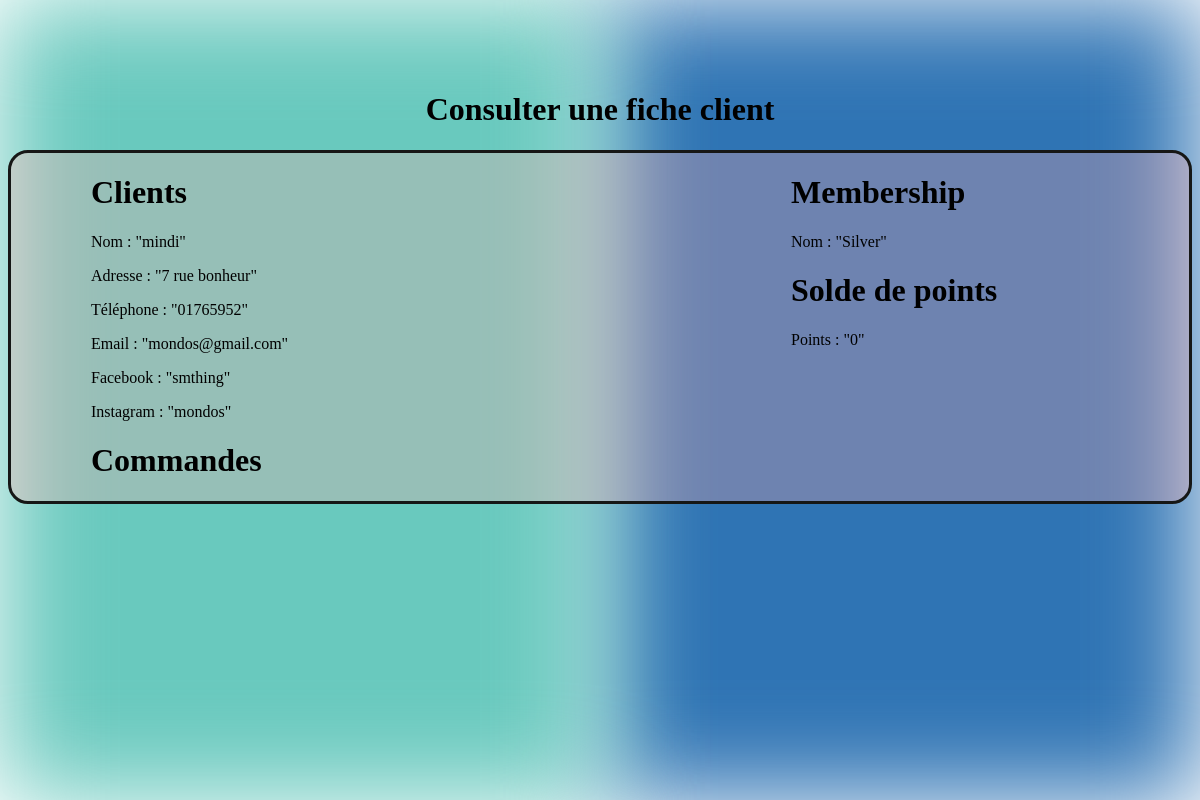
/index.php?action=consulter_fiche_client&id_client=12, run on an earlier commit of the app's database.
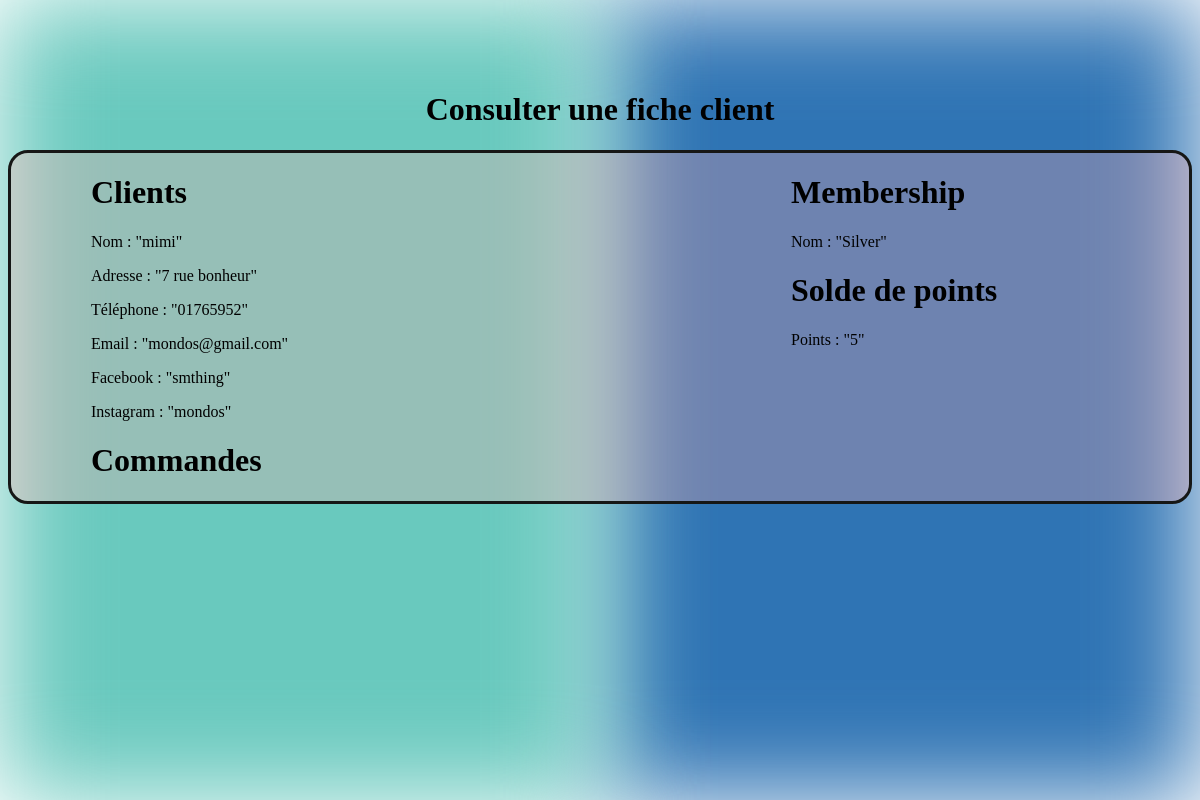
And on a later commit of the database.
### tables this page shows
CREATE TABLE IF NOT EXISTS `client` (
  `id_client` int(11) NOT NULL AUTO_INCREMENT,
  `nom` varchar(255) NOT NULL,
  `adresse` varchar(255) DEFAULT NULL,
  `facebook` varchar(255) DEFAULT NULL,
  `instagram` varchar(255) DEFAULT NULL,
  `email` varchar(255) DEFAULT NULL,
  `telephone` varchar(255) DEFAULT NULL,
  `id_membership` int(11) NOT NULL,
  PRIMARY KEY (`id_client`)
);

CREATE TABLE IF NOT EXISTS `membership` (
  `id_membership` int(11) NOT NULL AUTO_INCREMENT,
  `nom_membership` varchar(255) NOT NULL,
  `solde_min` int(11) NOT NULL,
  `solde_max` int(11) DEFAULT NULL,
  PRIMARY KEY (`id_membership`)
);

CREATE TABLE IF NOT EXISTS `solde_de_points` (
  `id_solde` int(11) NOT NULL AUTO_INCREMENT,
  `nombre_points` int(11) NOT NULL,
  `date_expiration` date DEFAULT NULL,
  PRIMARY KEY (`id_solde`)
);

### src/controllers/client/consulter_fiche_client.php (called while the page is built, shortened)
<?php
require_once('src/lib/database.php');
require_once('src/model/client.php');
class ConsulterFicheClient
{
    public function execute(int $id_client)
    {
        $connection = new DatabaseConnection();
        $clientRepository = new ClientRepository();
        $clientRepository->connection = $connection;
        $client = $clientRepository->getClientById($id_client);
        $membership = $clientRepository->getMembershipClient($id_client);
        $solde = $clientRepository->getPointsClient($id_client);
        require('templates/client/consulter_fiche_client.php');
    }
}

### src/lib/database.php (called while the page is built)
<?php
class DatabaseConnection
{
    public ?\PDO $database = null;
    public function getConnection(): \PDO
    {
        if ($this->database === null) {
            $this->database = new \PDO('mysql:host=localhost;dbname=conciergerie;charset=utf8', 'root', '');
        }
        return $this->database;
    }
}

### src/model/client.php (called while the page is built, shortened)
<?php
require_once('src/lib/database.php');
class ClientRepository
{
    public DatabaseConnection $connection;
    public function getClientById(int $id_client): Client {
        $statement = $this->connection->getConnection()->prepare(
            "SELECT * FROM client WHERE id_client = ?"
        );
        $statement->execute([$id_client]);
        $row = $statement->fetch();
        $client = new Client();
        $client->id_client = $row['id_client'];
        $client->nom = $row['nom'];
        $client->adresse = $row['adresse'];
        $client->email = $row['email'];
        $client->telephone = $row['telephone'];
        $client->facebook = $row['facebook'];
        $client->instagram = $row['instagram'];
        $client->id_membership = $row['id_membership'];
        return $client;
    }
    public function getMembershipClient(int $id_client) : String
    {
        $statement = $this->connection->getConnection()->prepare(
            "SELECT nom_membership FROM membership join client on client.id_membership = membership.id_membership WHERE id_client = ?"
        );
        $statement->execute([$id_client]);
        $row = $statement->fetch();
        return $row['nom_membership'];
    }
    public function getPointsClient(int $id_client) : int
    {
        $statement = $this->connection->getConnection()->prepare(
            "SELECT nombre_points FROM solde_de_points join client_solde on client_solde.id_solde = solde_de_points.id_solde WHERE id_client = ?"
        );
        $statement->execute([$id_client]);
        $row = $statement->fetch();
        return $row['nombre_points'];
    }
}
?>

### templates/client/consulter_fiche_client.php (the view, shortened to what this page needs)
<?php require('./templates/autres/background.php') ?>
<h1 class="title">Consulter une fiche client</h1>
<div class="ligne" style="display: flex;">
    <div class="infoLeft">
        <h1>Clients </h1>
        <p>Nom : "<?= $client->nom ?>" </p>
        <p> Adresse : "<?= $client->adresse ?>" </p>
        <p>Téléphone : "<?= $client->telephone ?>"</p>
        <p>Email : "<?= $client->email ?>"</p>
        <p>Facebook : "<?= $client->facebook ?>"</p>
        <p>Instagram : "<?= $client->instagram ?>"</p>
        <div>
            <h1>Commandes</h1>
        </div>
    </div>
    <div class="rightInfo" >
        <h1>Membership</h1>
        <p>Nom : "<?= $membership ?>"</p>
        <h1>Solde de points</h1>
        <p>Points : "<?= $solde ?>"</p>
    </div>
</div>
<?php $content = ob_get_clean(); ?>
<?php require('./templates/autres/layout.php') ?>

### index.php (shortened to what this page needs)
<?php
require_once('src/controllers/client/form_modifier_fiche_client.php');
require_once('src/controllers/client/consulter_fiche_client.php');
try {
    if (isset($_GET['action']) && $_GET['action'] !== '') {
        if ($_GET['action'] === 'gestion_clients') {
            (new GestionClients())->execute();
        }
        else if ($_GET['action'] === 'form_ajoutclient') {
            (new FormAjoutClient())->execute();
        }
        else if ($_GET['action'] === 'ajout_client') {
            (new AjoutClient())->execute($_POST);
        }
        else if ($_GET['action'] === 'delete_client') {
            if(isset($_GET['id_client']) && $_GET['id_client']>0){
                (new DeleteClient())->execute($_GET['id_client']);
            }
        }
        else if ($_GET['action'] === 'form_modifier_fiche_client') {
            if(isset($_GET['id_client']) && $_GET['id_client']>0){
                (new FormModifClient())->execute($_GET['id_client']);
            }
        }
        else if ($_GET['action'] === 'modifier_fiche_client') {
            if(isset($_GET['id_client']) && $_GET['id_client']>0){
                (new UpdateClient())->execute($_GET['id_client'], $_POST);
            }
            }
        else if ($_GET['action'] === 'gestion_commandes') {
            (new GestionCommandes())->execute();
        } else if ($_GET['action'] === 'export_csv') {
            (new ExportCSV())->execute();
        }
        else if ($_GET['action'] === 'consulter_fiche_client') {
            if(isset($_GET['id_client']) && $_GET['id_client']>0){
                (new ConsulterFicheClient())->execute($_GET['id_client']);
            }
        }
    } else {
        (new Accueil())->execute();
    }
} catch (Exception $e) {
    $errorMessage = $e->getMessage();
    require('./templates/autres/error.php');
}

### templates/autres/background.php
<div class="bg1"></div>
<div class="bg2"></div>

### templates/autres/layout.php (shortened to what this page needs)
<!DOCTYPE html>
<html>
    <head>
        <link href="css/styles.css" rel="stylesheet" />
    </head>
    <body>
        <?= $content ?>
    </body>
</html>

### css/styles.css (style rules this page uses)
.bg1 { background-color: #2f74b4; left: 50vw; filter: blur(50px); height: 100vh; position: absolute; top: 0; width: 50vw; }
.bg2 { background-color: #69c9be; left: 0; filter: blur(50px); height: 100vh; position: absolute; top: 0; width: 50vw; }
.title { position: relative; text-align: center; padding-top: 70px; color: black; }
.infoLeft { width: 700px; }
.rightInfo { width: 300px; }
.ligne { border: 3px solid rgb(22, 23, 22); border-radius: 20px; position: relative; padding-left: 5rem; padding-right: 5rem; background-color: rgba(255, 165, 165, 0.3); }

What changed in the data, as far as the page shows it:
changed client "7 rue bonheur": nom "mindi" → "mimi"
changed solde_de_points: nombre_points "0" → "5"
